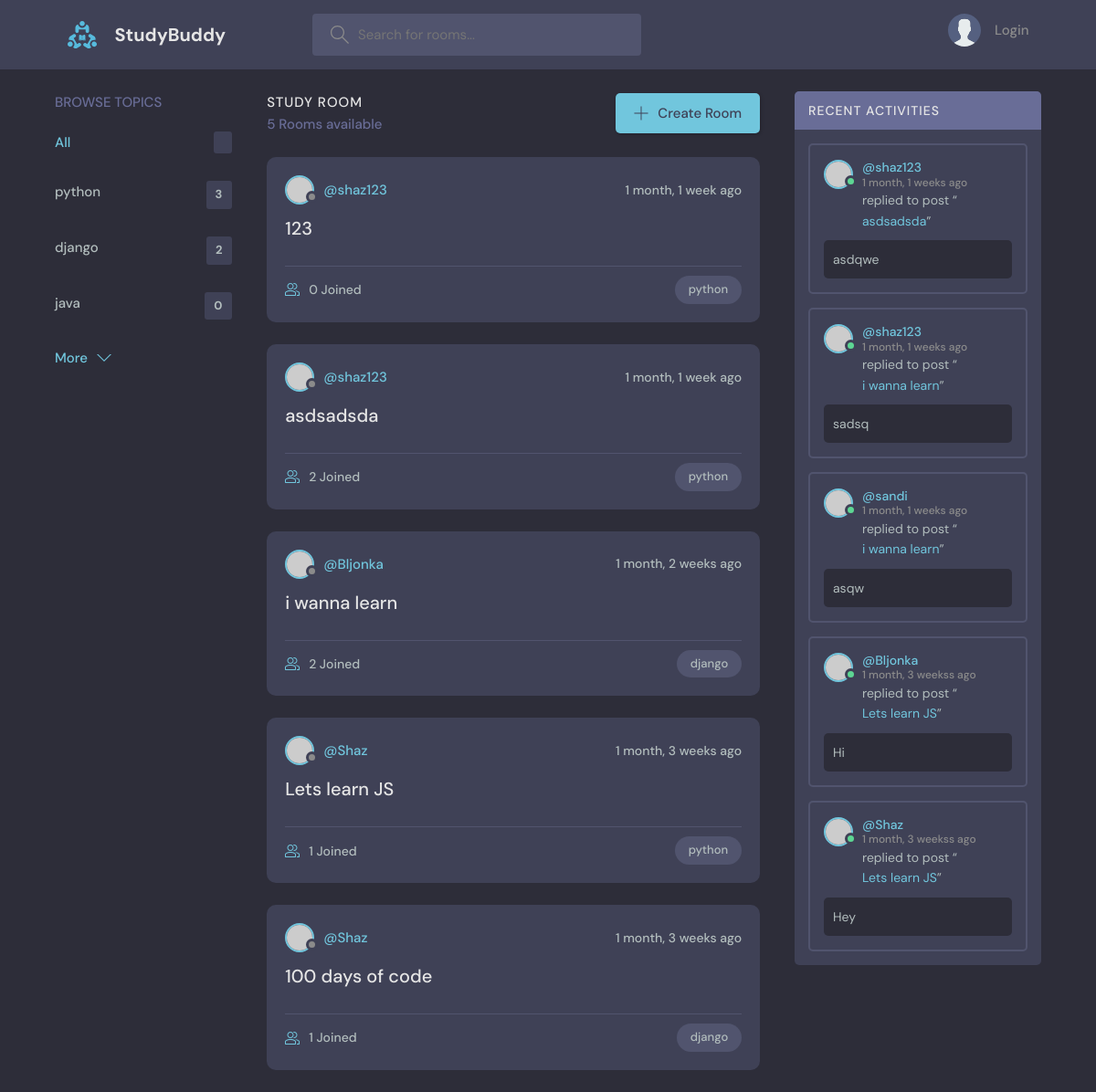
The app's page /, older data.
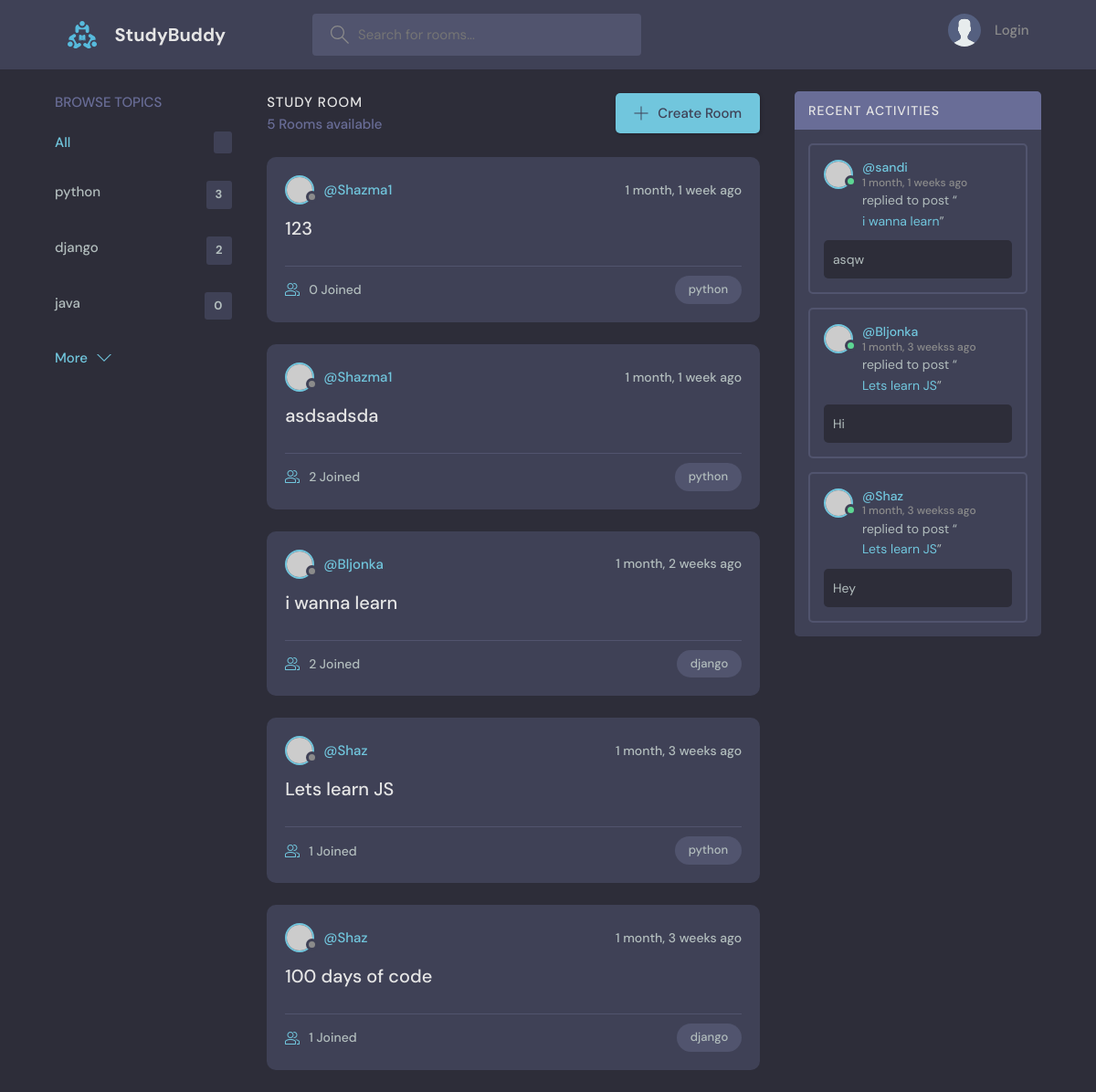
The same page, newer data.
### base/models.py (models this page shows, shortened)
class Topic(models.Model):
    name = models.CharField(max_length=200)

class Room(models.Model):
    host = models.ForeignKey(User, on_delete=models.SET_NULL, null=True)
    topic = models.ForeignKey(Topic, on_delete=models.SET_NULL, null=True)
    name = models.CharField(max_length=200)
    description = models.TextField(null=True, blank=True)
    participants = models.ManyToManyField(
        User, related_name='participants', blank=True)
    updated = models.DateTimeField(auto_now=True)
    created = models.DateTimeField(auto_now_add=True)
    class Meta:
        ordering = ['-updated', '-created']
    def __str__(self):
        return str(self.name)

class Message(models.Model):
    user = models.ForeignKey(User, on_delete=models.CASCADE)
    room = models.ForeignKey(Room, on_delete=models.CASCADE)
    body = models.TextField()
    updated = models.DateTimeField(auto_now=True)
    created = models.DateTimeField(auto_now_add=True)
    class Meta:
        ordering = ['-updated', '-created']

### base/views.py (the view)
# urls.py: path('', views.home, name="home"),
def home(request):
    q = request.GET.get('q') if request.GET.get('q') != None else ''
    rooms = Room.objects.filter(
        Q(topic__name__icontains=q) |
        Q(name__icontains=q) |
        Q(description__icontains=q)
    )
    room_count = rooms.count()
    topics = Topic.objects.all().annotate(
        topic_count=Count('room')).order_by('-topic_count')[0:3]
    room_messages = Message.objects.filter(Q(room__topic__name__icontains=q))
    context = {'rooms': rooms, 'topics': topics,
               'room_count': room_count, 'room_messages': room_messages}
    return render(request, 'base/home.html', context)

### base/templates/base/home.html (shortened to what this page needs)
{% extends 'main.html' %} {% block content %}
<main class="layout layout--3">
  <div class="container">
    {% include 'base/topics_components.html' %}
    <div class="roomList">
      <div class="roomList__header">
        <div>
          <h2>Study Room</h2>
          <p>{{room_count}} Rooms available</p>
        </div>
        <a class="btn btn--main" href="{% url 'createRoom' %}">
          <svg
            version="1.1"
            xmlns="http://www.w3.org/2000/svg"
            width="32"
            height="32"
            viewBox="0 0 32 32"
          >
            <title>add</title>
            <path
              d="M16.943 0.943h-1.885v14.115h-14.115v1.885h14.115v14.115h1.885v-14.115h14.115v-1.885h-14.115v-14.115z"
            ></path>
          </svg>
          Create Room
        </a>
      </div>
      {% include 'base/feed_components.html' %}
    </div>
    {% include 'base/activity_components.html'%}
  </div>
</main>
{% endblock content %}

### base/templates/base/topics_components.html
<div class="topics">
  <div class="topics__header">
    <h2>Browse Topics</h2>
  </div>
  <ul class="topics__list">
    <li>
      <a href="{%url 'home'%}" class="active"
        >All <span>{{topic.count}}</span></a
      >
    </li>
    {%for topic in topics%}
    <li>
      <a href="{% url 'home'%}?q={{topic.name}}"
        >{{topic.name}} <span>{{topic.room_set.all.count}}</span></a
      >
    </li>
    {% endfor %}
  </ul>
  <a class="btn btn--link" href="{% url 'topics'%}">
    More
    <svg
      version="1.1"
      xmlns="http://www.w3.org/2000/svg"
      width="32"
      height="32"
      viewBox="0 0 32 32"
    >
      <title>chevron-down</title>
      <path d="M16 21l-13-13h-3l16 16 16-16h-3l-13 13z"></path>
    </svg>
  </a>
</div>

### base/templates/base/feed_components.html (shortened to what this page needs)
{% for room in rooms %}
<div class="roomListRoom">
  <div class="roomListRoom__header">
    <a href="{% url 'userProfile' room.host.id%}" class="roomListRoom__author">
      <div class="avatar avatar--small">
        <img src="https://randomuser.me/api/portraits/women/11.jpg" />
      </div>
      <span>@{{room.host.username}}</span>
    </a>
    <div class="roomListRoom__actions">
      <span>{{room.created|timesince}} ago</span>
    </div>
  </div>
  <div class="roomListRoom__content">
    <a href="{% url 'room' room.id%}">{{room.name}}</a>
  </div>
  <div class="roomListRoom__meta">
    <a href="{% url 'room' room.id%}" class="roomListRoom__joined">
      {{room.participants.all.count}} Joined
    </a>
    <p class="roomListRoom__topic">{{room.topic.name}}</p>
  </div>
</div>
{% endfor %}

### base/templates/base/activity_components.html (shortened to what this page needs)
<div class="activities">
  <div class="activities__header">
    <h2>Recent Activities</h2>
  </div>
  {% for message in room_messages %}
  <div class="activities__box">
    <div class="activities__boxHeader roomListRoom__header">
      <a
        href="{% url 'userProfile' message.user.id%}"
        class="roomListRoom__author"
      >
        <div class="avatar avatar--small active">
          <img src="https://randomuser.me/api/portraits/men/13.jpg" />
        </div>
        <p>
          @{{message.user}}
          <span>{{message.created|timesince}}s ago</span>
        </p>
      </a>
    </div>
    <div class="activities__boxContent">
      <p>
        replied to post “<a href="{% url 'room' message.room.id%}"
          >{{message.room}}</a
        >”
      </p>
      <div class="activities__boxRoomContent">{{message.body}}</div>
    </div>
  </div>
  {% endfor %}
</div>

Row changes from the older to the newer data that the page shows:
removed Message: user "shaz123", created "1 month, 1 week", room "asdsadsda", body "asdqwe"
removed Message: user "shaz123", created "1 month, 1 week", room "i wanna learn", body "sadsq"
changed through a linked row, Room (number 1 of 5 on the later page): host.username "shaz123" → "Shazma1"
changed through a linked row, Room "asdsadsda": host.username "shaz123" → "Shazma1"
